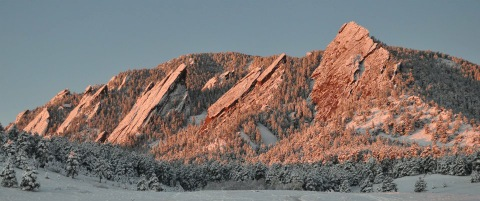
%> input picture mat/photo1.jpg, 480 x 201 px
$ octave --eval "result = hshift('photo1.jpg');"   (GNU Octave 9; MATLAB toolbox functions it lacks are replaced by stand-ins)
%> lines starting %> are read from the running program, lines starting %| are printed output that depends on the picture; in (x1, y1, x2, y2) boxes, pixels count from 0 and x2, y2 are one past the last pixel; in counts of white or black regions, pixels touching at a corner belong together; the program's own positions count from 1
function [hshifted_image] = hshift(image)
%> called with image = 'photo1.jpg'

% c is the number of cols we want to shift by
c = 240;

% read in the image and make it a nice little matrix
image_matrix=double(imread(image));

% get the dimensions of the matrix
[rows, cols] = size(image_matrix);
%> rows = 201; cols = 1440

% get the largest dimension for the identity matrix
n = max(rows, cols);
%> n = 1440

% Preallocate for the id matrix:
T = zeros(n,n);

% generate a generic identity matrix
id = eye(n);

%fill in the first c cols of T with the last c cols of id
T(:,1:c)=id(:,n-(c-1):n);
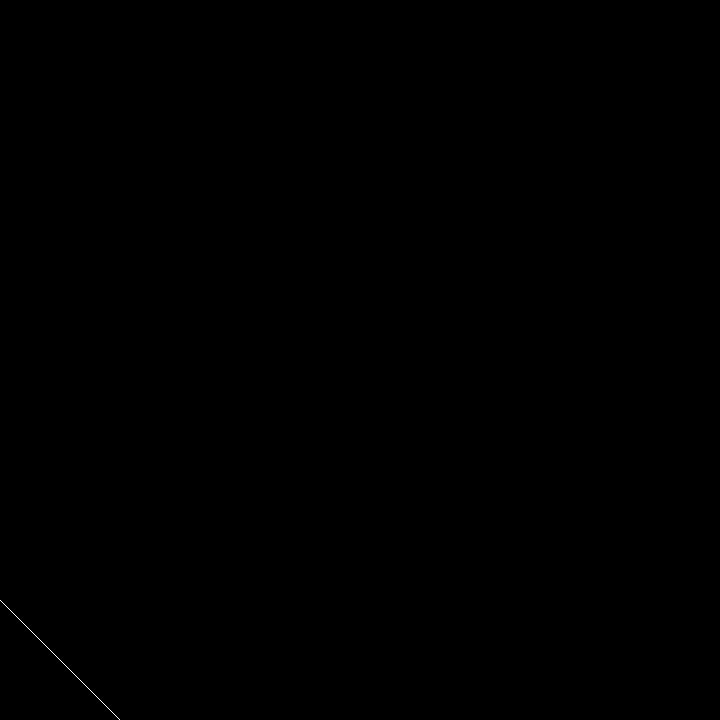
%> T: size 1440x1440 double (shown at 1/2 size); values 0 (black) and 1 (white), 0.01% white in thin lines or dots, all inside (x1, y1, x2, y2) = (0, 1200, 240, 1440)
%fill in the rest of T with the first part of id
T(:,c+1:n) = id(:,1:n-c);
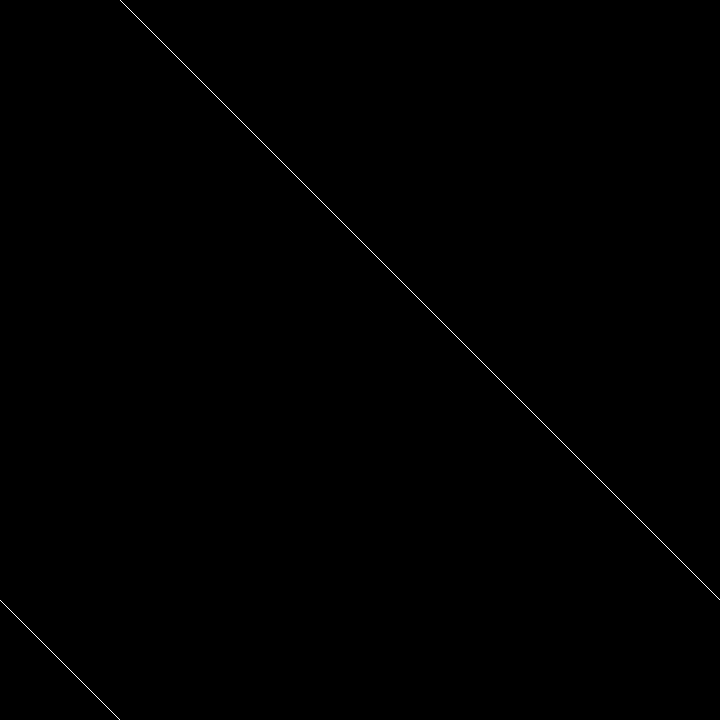
%> T: size 1440x1440 double (shown at 1/2 size); values 0 (black) and 1 (white), 0.07% white in thin lines or dots

hshifted_image=uint8(image_matrix*T);
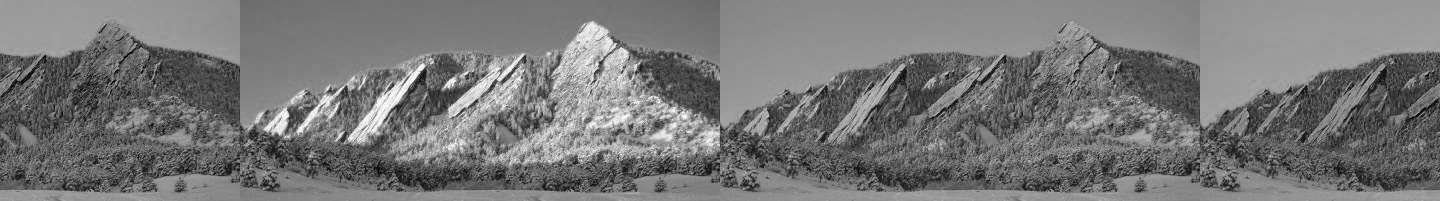
%> hshifted_image: size 201x1440 uint8; min 0, max 255, mean 118.8

imwrite(hshifted_image,'hshifted.jpg');

$ run again, on mat/transposed.jpg
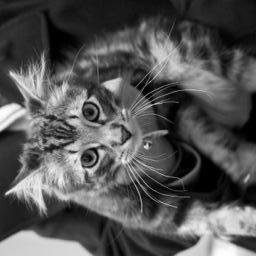
%> input picture mat/transposed.jpg, 256 x 256 px
%> in hshift, `T(:,1:c)=id(:,n-(c-1):n);`:
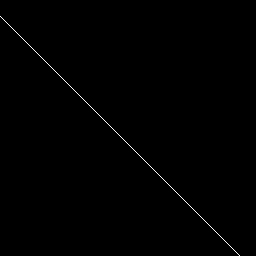
%> T: size 256x256 double; values 0 (black) and 1 (white), 0.37% white in thin lines or dots, all inside (x1, y1, x2, y2) = (0, 16, 240, 256)
%> in hshift, `hshifted_image=uint8(image_matrix*T);`:
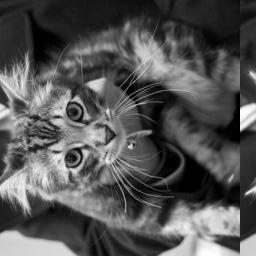
%> hshifted_image: size 256x256 uint8; min 0, max 255, mean 85; mean of the top-left, top-right, bottom-left and bottom-right quarters 77.9, 67.8, 112.6, 81.6
